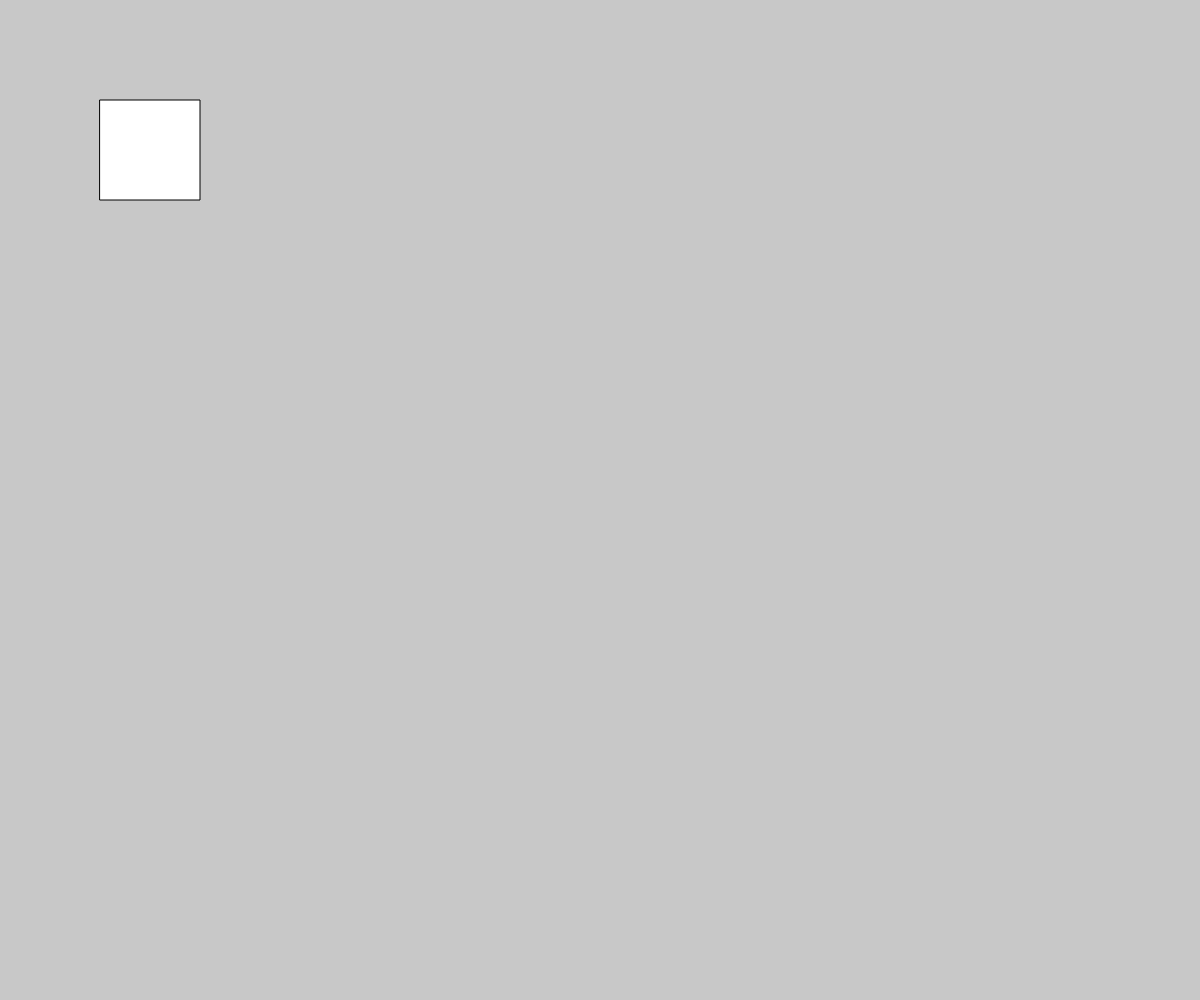
Frame 1 (no input)
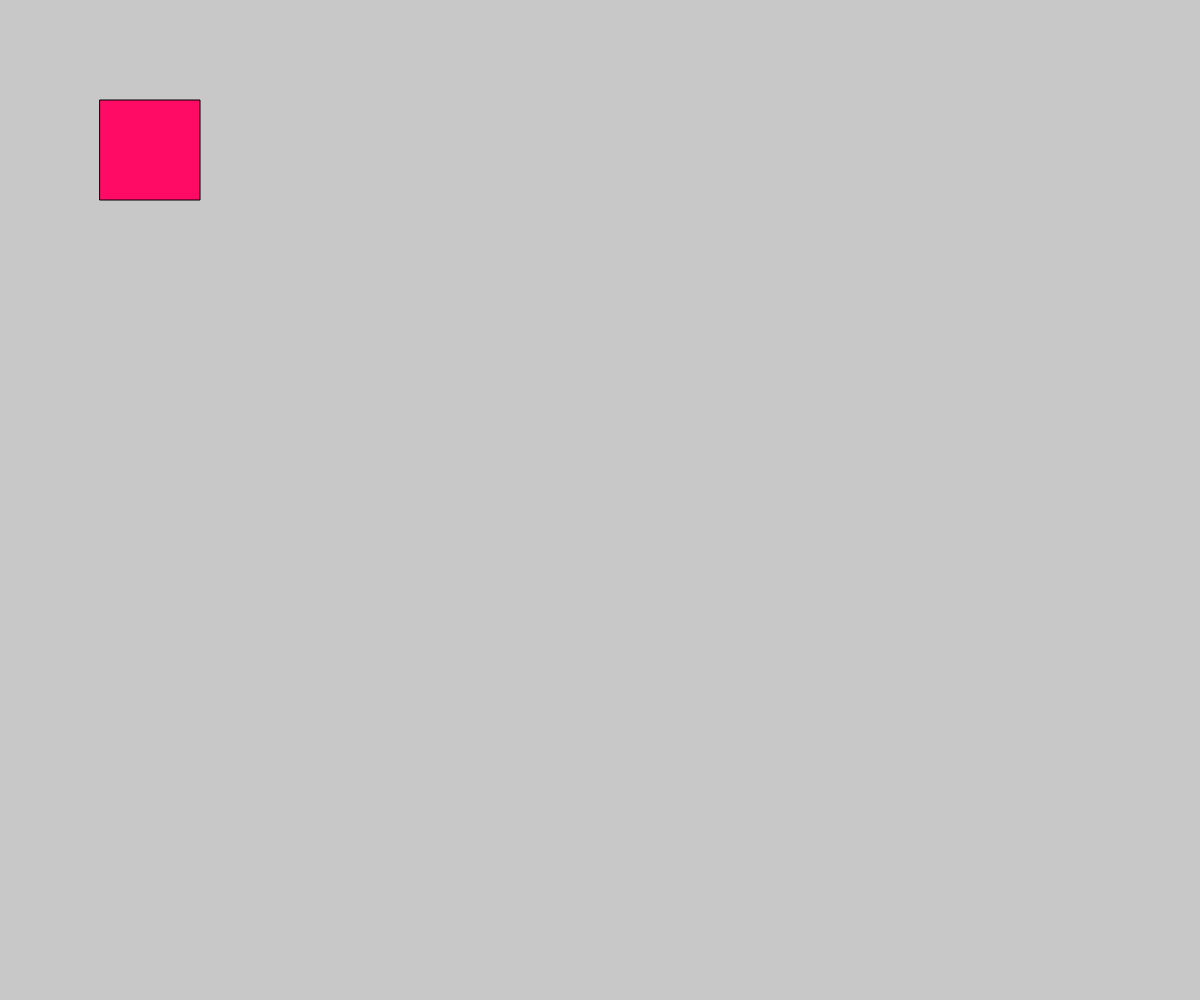
Frame 60 (no input)
Frame 120 (the mouse pressed at the canvas centre since frame 60): identical to frame 60, image omitted

The p5.js sketch that drew these frames (run headless with seeded random() and noise() and a simulated clock; from frame 60 on, the mouse is pressed at the canvas centre):

// p5.js sketch
// ── sketch.js
var rect1 = {
    x: 100,
    y: 100,
    size: 100,
//    top: rect1.y,
//    bottom: rect1.y + rect1.size,
//    left: rect1.x,
//    right: rect1.x + rect1.size
};

rectTop = rect1.y;
rectBottom = rect1.y + rect1.size;
rectLeft = rect1.x;
rectRight = rect1.x + rect1.size;

//var rectX = 100;
//var rectY = 100;
//var rectSize = 100;
//var rectTop = rectY;
//var rectBottom = rectY + rectSize;
//var rectLeft = rectX;
//var rectRight = rectX + rectSize;

var colR;

function setup() {
    createCanvas(windowWidth, windowHeight);
    
}

function draw() {
    background(200);

    fill(colR, 10, 100);
    rect(rect1.x, rect1.y, rect1.size, rect1.size);
    
    if(mouseX > rectLeft && mouseX < rectRight && mouseY > rectTop && mouseY < rectBottom){
        colR = 0;    
    } else{
        colR = 255;  
    }
    
    
//    if(mouseX > rectLeft && mouseX < rectRight && mouseY > rectTop && mouseY < rectBottom){
//        colR = 0;   
//    }else{
//        colR = 255;   
//    }
//        fill(colR, 10, 100);
//        rect(rectX, rectY, rectSize, rectSize);    
}
